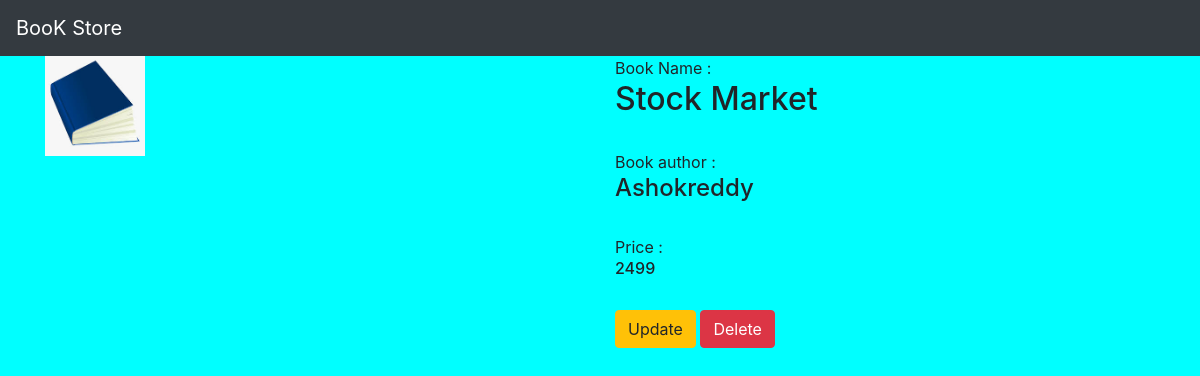
Screenshot of /book/4/ with the database file from the repository.
### bookapp/models.py (models this page shows, shortened)
class Book(models.Model):
    name = models.CharField(max_length=100)
    author = models.CharField(max_length=100)
    price = models.IntegerField()
    book_image = models.ImageField(default='default.img',upload_to='book_images/')

### bookapp/views.py (the view)
# urls.py: path('book/<int:book_id>/',views.detail,name='detail'),
def detail(request,book_id):
    book = Book.objects.get(id=book_id)
    return render(request,'bookapp/detail.html',{'book':book})

### bookapp/templates/bookapp/detail.html
{% extends 'bookapp/base.html' %}
{% block body %}
<div class="container">
    <div class="row">
        <div class="col-md-6">
            <img width="100" height="100" src="{{book.book_image.url}}">
        </div>
        <div class="col-md-6">
            Book Name : <h2>{{ book.name }}</h2><br>
            Book author : <h4>{{ book.author }}</h4><br>
            Price : <h6>{{ book.price }}</h6><br>
            <a class ="btn btn-warning" href="{% url 'bookapp:update' book.id %}">Update</a>
            <a class ="btn btn-danger" href="{% url 'bookapp:delete' book.id %}">Delete</a>
        </div>
    </div>
</div>
{% endblock%}

### bookapp/static/bookapp/style.css (style rules this page uses)
body { background-color:aqua; }

### rows the page displays
Book: book_image (picture), name "Stock Market", author "Ashokreddy", price "2499"
